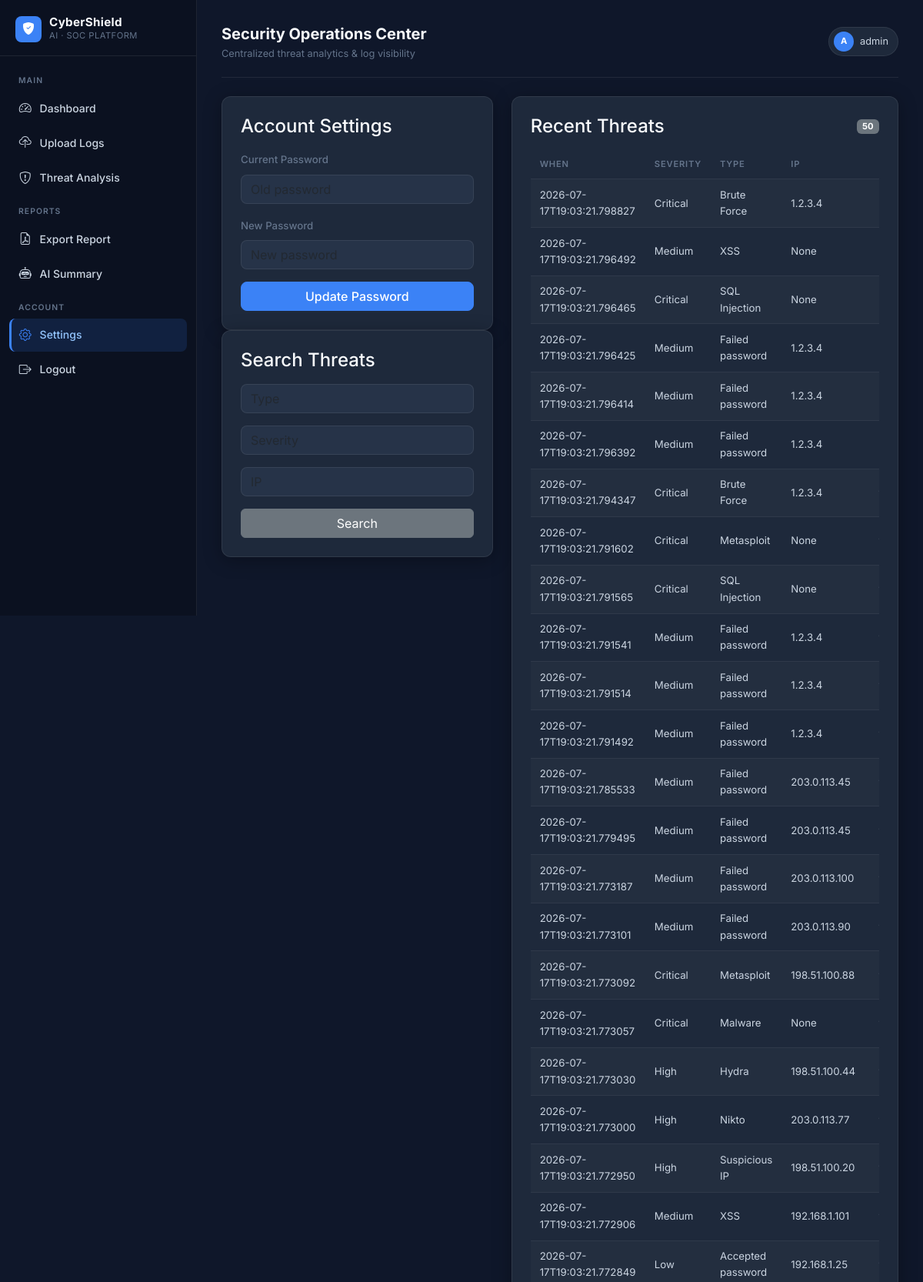
The app's page /settings (signed in, upper part) with its own data.
### tables this page shows
CREATE TABLE threats (
            id INTEGER PRIMARY KEY AUTOINCREMENT,
            log_id INTEGER,
            type TEXT,
            severity TEXT,
            message TEXT,
            ip TEXT,
            timestamp TEXT,
            FOREIGN KEY(log_id) REFERENCES logs(id)
        );

### app.py (the view, shortened to what this page needs)
@app.route("/settings", methods=["GET", "POST"])
@require_login
def settings():
    message = None
    conn = get_db_connection()
    cur = conn.cursor()
    cur.execute("SELECT threats.*, logs.filename FROM threats LEFT JOIN logs ON threats.log_id=logs.id ORDER BY threats.timestamp DESC LIMIT 50")
    recent = cur.fetchall()
    conn.close()
    return render_template("settings.html", recent=recent, message=message)

### app.py (called while the page is built)
def get_db_connection():
    conn = sqlite3.connect(DB_PATH)
    conn.row_factory = sqlite3.Row
    return conn

def require_login(func):
    from functools import wraps
    @wraps(func)
    def wrapper(*args, **kwargs):
        if not session.get("user"):
            return redirect(url_for("login", next=request.path))
        return func(*args, **kwargs)
    return wrapper

### templates/settings.html (shortened to what this page needs)
{% extends "base.html" %}
{% block content %}
<div class="row g-4">
    <div class="col-lg-5">
        <div class="card p-4">
            <h4 class="mb-3">Account Settings</h4>
            <form method="post">
                <div class="mb-3">
                    <label class="form-label text-muted">Current Password</label>
                    <input name="old_password" placeholder="Old password" class="form-control form-control-dark"
                        type="password" required>
                </div>
                <div class="mb-3">
                    <label class="form-label text-muted">New Password</label>
                    <input name="new_password" placeholder="New password" class="form-control form-control-dark"
                        type="password" required>
                </div>
                <button class="btn btn-primary w-100">Update Password</button>
            </form>
        </div>
        <div class="card p-4">
            <h4 class="mb-3">Search Threats</h4>
            <form method="get" action="{{ url_for('search') }}">
                <div class="mb-3">
                    <input name="type" placeholder="Type" class="form-control form-control-dark"
                        value="{{ search_params.type if search_params is defined else '' }}">
                </div>
                <div class="mb-3">
                    <input name="severity" placeholder="Severity" class="form-control form-control-dark"
                        value="{{ search_params.severity if search_params is defined else '' }}">
                </div>
                <div class="mb-3">
                    <input name="ip" placeholder="IP" class="form-control form-control-dark"
                        value="{{ search_params.ip if search_params is defined else '' }}">
                </div>
                <button class="btn btn-secondary w-100">Search</button>
            </form>
        </div>
    </div>
    <div class="col-lg-7">
        <div class="card p-4 mb-4">
            <div class="d-flex justify-content-between align-items-center mb-3">
                <h4 class="mb-0">Recent Threats</h4>
                <span class="badge bg-secondary">{{ recent|length if recent else 0 }}</span>
            </div>
            <div class="table-responsive">
                <table class="table table-dark table-striped align-middle mb-0">
                    <thead>
                        <tr>
                            <th>When</th>
                            <th>Severity</th>
                            <th>Type</th>
                            <th>IP</th>
                            <th>Source</th>
                        </tr>
                    </thead>
                    <tbody>
                        {% for t in recent %}
                        <tr>
                            <td>{{ t['timestamp'] }}</td>
                            <td>{{ t['severity'] }}</td>
                            <td>{{ t['type'] }}</td>
                            <td>{{ t['ip'] }}</td>
                            <td>{{ t['filename'] or t['log_id'] }}</td>
                        </tr>
                        {% else %}
                        <tr>
                            <td colspan="5">No threats yet.</td>
                        </tr>
                        {% endfor %}
                    </tbody>
                </table>
            </div>
        </div>
    </div>
</div>
{% endblock %}

### static/css/styles.css (style rules this page uses)
:root { --bg: #0F172A; --surface: #1E293B; --surface2: #263348; --border: rgba(255,255,255,0.08); --text: #F8FAFC; --text-sub: #CBD5E1; --muted: #64748B; --accent: #3B82F6; --accent-h: #2563EB; --c-critical: #EF4444; --c-high: #F97316; --c-medium: #EAB308; --c-low: #22C55E; --c-safe: #14B8A6; --c-risk: #A855F7; --c-info: #38BDF8; }
*, *::before, *::after { box-sizing: border-box; }
body { margin: 0; background: var(--bg); color: var(--text); font-family: Inter, "Segoe UI", system-ui, -apple-system, sans-serif; font-size: 0.9375rem; line-height: 1.6; }
.card { background: var(--surface); border: 1px solid var(--border); border-radius: 12px; box-shadow: 0 4px 24px rgba(0,0,0,0.3); color: var(--text); }
.table-dark { --bs-table-bg: transparent; --bs-table-striped-bg: rgba(255,255,255,0.025); --bs-table-hover-bg: rgba(255,255,255,0.04); --bs-table-color: var(--text); --bs-table-border-color: var(--border); font-size: 0.83rem; }
.table-dark thead th { font-size: 0.7rem; font-weight: 600; letter-spacing: 0.07em; text-transform: uppercase; color: var(--muted); border-bottom: 1px solid var(--border); padding: 0.6rem 0.75rem; white-space: nowrap; }
.table-dark td { padding: 0.6rem 0.75rem; vertical-align: middle; color: var(--text-sub); }
.form-control, .form-control-dark, .form-select { background: var(--surface2); border: 1px solid var(--border); color: var(--text); border-radius: 8px; }
.form-label { color: var(--text-sub); font-size: 0.83rem; font-weight: 500; }
.btn-primary { background: var(--accent); border-color: var(--accent); color: #fff; font-weight: 500; border-radius: 8px; }
.text-muted { color: var(--muted) !important; }

### records on screen
threats: timestamp "2026-07-17T19:03:21.798827", severity "Critical", type "Brute Force", ip "1.2.3.4"
threats: timestamp "2026-07-17T19:03:21.796492", severity "Medium", type "XSS", ip "None"
threats: timestamp "2026-07-17T19:03:21.796465", severity "Critical", type "SQL Injection", ip "None"
threats: timestamp "2026-07-17T19:03:21.796425", severity "Medium", type "Failed password", ip "1.2.3.4"
threats: timestamp "2026-07-17T19:03:21.796414", severity "Medium", type "Failed password", ip "1.2.3.4"
threats: timestamp "2026-07-17T19:03:21.796392", severity "Medium", type "Failed password", ip "1.2.3.4"
threats: timestamp "2026-07-17T19:03:21.794347", severity "Critical", type "Brute Force", ip "1.2.3.4"
threats: timestamp "2026-07-17T19:03:21.791602", severity "Critical", type "Metasploit", ip "None"
threats: timestamp "2026-07-17T19:03:21.791565", severity "Critical", type "SQL Injection", ip "None"
threats: timestamp "2026-07-17T19:03:21.791541", severity "Medium", type "Failed password", ip "1.2.3.4"
threats: timestamp "2026-07-17T19:03:21.791514", severity "Medium", type "Failed password", ip "1.2.3.4"
threats: timestamp "2026-07-17T19:03:21.791492", severity "Medium", type "Failed password", ip "1.2.3.4"
threats: timestamp "2026-07-17T19:03:21.785533", severity "Medium", type "Failed password", ip "203.0.113.45"
threats: timestamp "2026-07-17T19:03:21.779495", severity "Medium", type "Failed password", ip "203.0.113.45"
threats: timestamp "2026-07-17T19:03:21.773187", severity "Medium", type "Failed password", ip "203.0.113.100"
threats: timestamp "2026-07-17T19:03:21.773101", severity "Medium", type "Failed password", ip "203.0.113.90"
threats: timestamp "2026-07-17T19:03:21.773092", severity "Critical", type "Metasploit", ip "198.51.100.88"
threats: timestamp "2026-07-17T19:03:21.773057", severity "Critical", type "Malware", ip "None"
threats: timestamp "2026-07-17T19:03:21.773030", severity "High", type "Hydra", ip "198.51.100.44"
threats: timestamp "2026-07-17T19:03:21.773000", severity "High", type "Nikto", ip "203.0.113.77"
threats: timestamp "2026-07-17T19:03:21.772950", severity "High", type "Suspicious IP", ip "198.51.100.20"
threats: timestamp "2026-07-17T19:03:21.772906", severity "Medium", type "XSS", ip "192.168.1.101"
threats: timestamp "2026-07-17T19:03:21.772849", severity "Low", type "Accepted password", ip "192.168.1.25"

### other values on screen
{{ session.get('user')[0]|upper }} "A"
{{ session.get('user') }} "admin"
{{ recent|length if recent else 0 }} "50"
